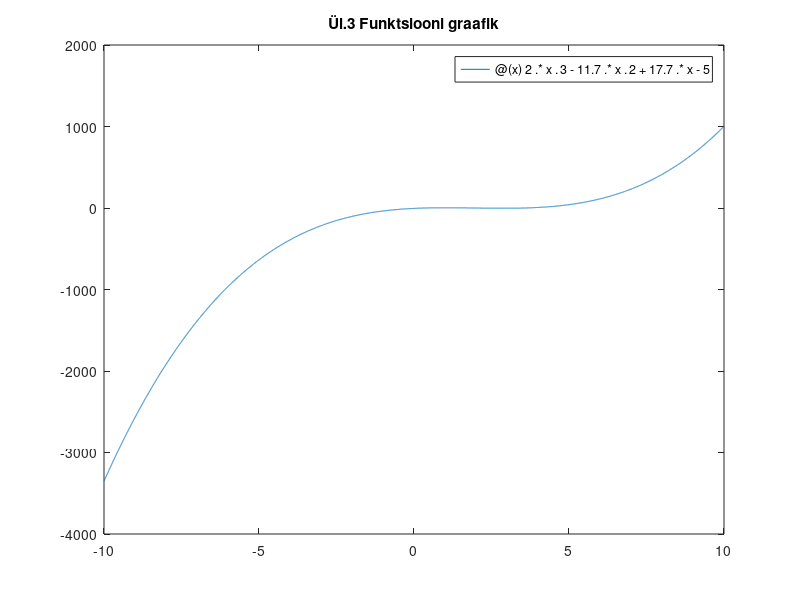

Source code (MATLAB): (Note: this script raises an error after producing the figure.)
clc
clear

fprintf("\nÜlesanne 3.\n")
% a) graafiline meetod
figure(2)
y = @(x) 2.*x.^3 - 11.7.*x.^2 + 17.7.*x - 5;
fplot(y, [-10, 10])
title("Ül.3 Funktsiooni graafik")
yline(0, 'k-'); % x-telje joon
xlim([-0.5, 5.])
ylim([-10, 10])
grid on

fprintf("\nb) fsolve() lahend\n")
x0 = [0.1, 2, 3.5]; % Punktid, mis visuaalselt umbes läbivad x-telge
x  = fsolve(y,x0);
disp(x)
% Lisan nullkohad eelmisele graafikule
hold on
plot(x, [0,0,0], 'ro', 'MarkerSize', 6, 'MarkerFaceColor', 'r')
hold off

fprintf("\nc) Lahend hariliku iteratsioonmeetodiga")
%   2.*x.^3 - 11.7.*x.^2 + 17.7.*x - 5 = 0
g1 = @(x) 5.0./(2.*x.^2 - 11.7.*x + 17.7);      % Leiab ainult esimese nullkoha.
dg1dx = @(x) (14.625 - 5.*x)./(8.85 - 5.85.*x + x.^2).^2;
disp(abs(dg1dx(x0)))
disp(abs(dg1dx(x0)) < 1)

g2 = @(x) nthroot(5.0./( 2.0 - 11.7./x + 17.7./x.^2 ), 3); % Leiab ainult esimese nullkoha.
dg2dx = @(x) -(0.57.*(1./(2 + 17.7./x.^2 - 11.7./x)).^(4/3).*(-35.4 + 11.7.*x))./x.^3;
disp(abs(dg2dx(x0)))
disp(abs(dg2dx(x0)) < 1)

g3 = @(x) sqrt(5.0./( 2.0.*x - 11.7 + 17.7./x ));   % Samuti ainult esimene.
dg3dx = @(x) -1.11803.*(2 - 17.7./x.^2).*(1./(-11.7 + 17.7./x + 2.*x)).^(3./2);
disp(abs(dg3dx(x0)))
disp(abs(dg3dx(x0)) < 1)

x_algne = 2.0;  % Võimalikud nullkoha väärtused: x0 = [0.1, 2, 3.5]
tol = 1.0E-6;
max_iter = 100000;

% NOTE: g2 kõige tundlikum. Koondub ainult 0.1 korral. 
% g1 ja g3 rohkem robustsemad ning koonduvad mistahes arvu korral.
[x_uus, count] = him(y, g1, x_algne, tol, max_iter);    % NB!: g1, g2, g3 koonduvad ainult 
fprintf("x_uus = %.4f\n", x_uus)                        % nullkoha väärtusele 0.3651 .
fprintf("count = %d\n", count)


% Hariliku iteratsioonimeetodi funktsioon
function [x_uus, count] = him(f, g, x_algne, tol, max_iter)
    % Leiab lahendi hariliku iteratsioonimeetodiga
    % f - algne funktsioon; f(x) = 0.
    % g - iteratsioonifunktsioon
    % x_algne - algväärtus
    % tol - tolerants
    % max_iter - maksimaalne iteratsioonide arv

    % Algväärtused
    x_uus  = x_algne;
    count  = 0;

    % Iteratsiooniprotsess
    while abs(f(x_uus)) >= tol && count < max_iter
        x_uus  = g(x_uus);
        count  = count + 1;
    end

    % Kontroll, kas maksimaalne iteratsioonide arv ületati
    if count >= max_iter
        warning('Maksimaalne iteratsioonide arv ületatud.');
    end
end